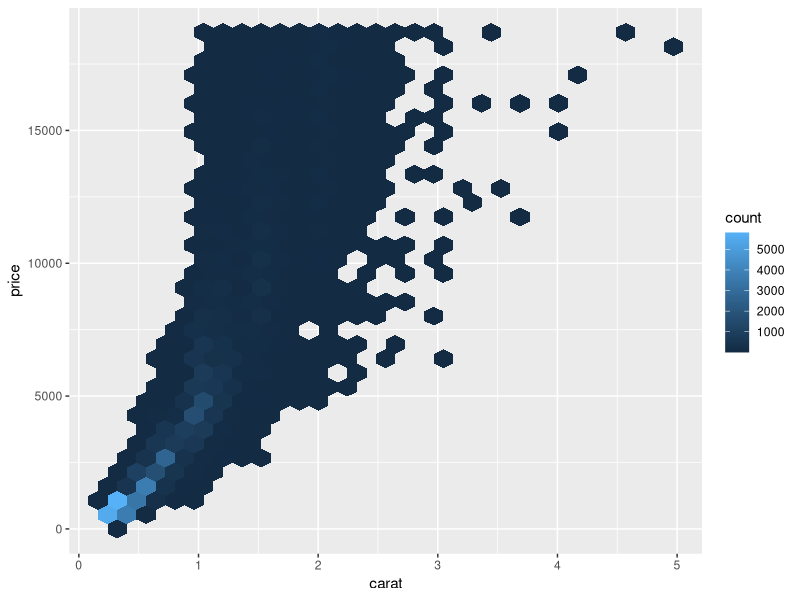
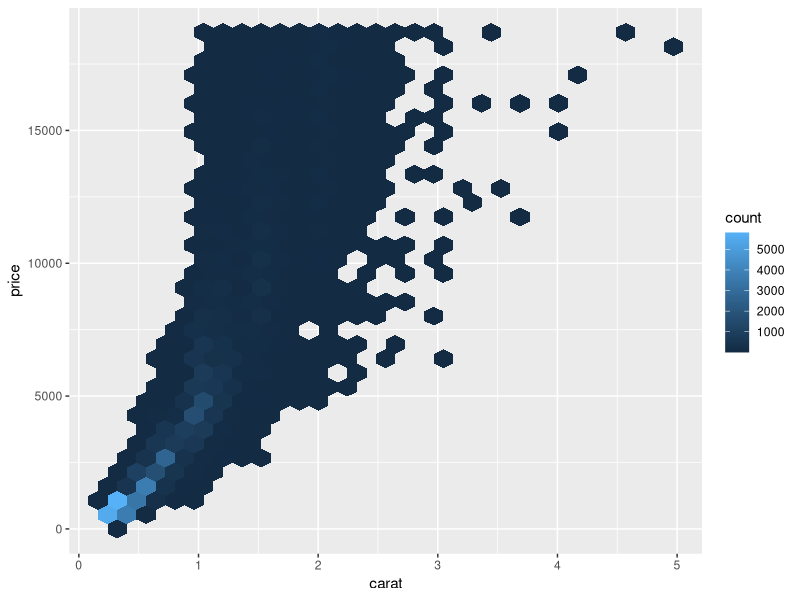

Generate these figures, in order, with R:
library(tidyverse)
# make a plot
ggplot(diamonds, aes(carat, price)) + 
  geom_hex()
ggsave("diamonds.pdf")

write_csv(diamonds, "diamonds.csv")